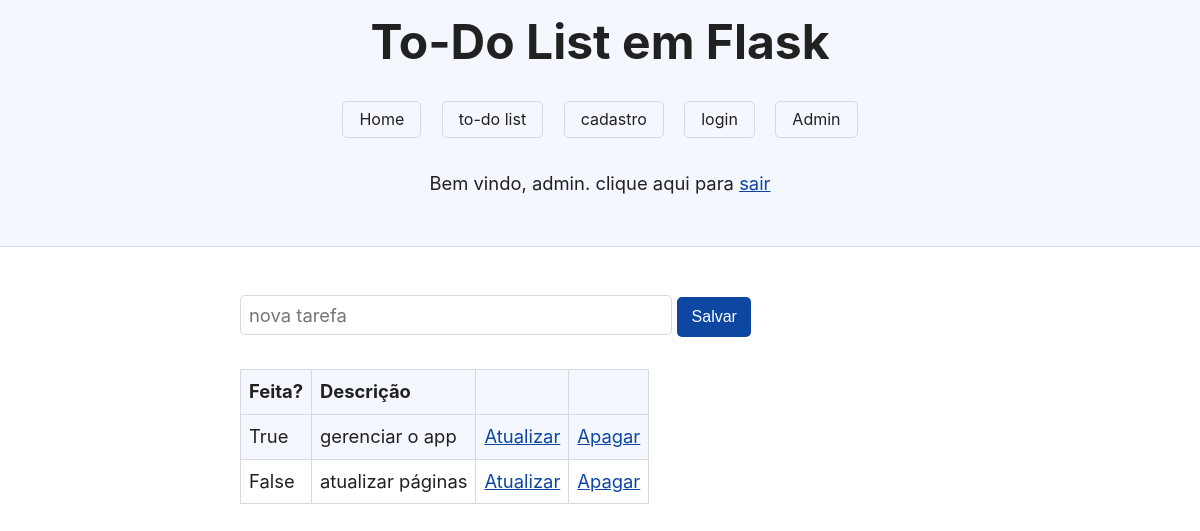
Screenshot of /todo/ (signed in) with the database file from the repository.
### __init__.py (models this page shows, shortened)
class Usuário(db.Model, UserMixin):
    id = db.Column(db.Integer, primary_key = True)
    nome = db.Column(db.String, nullable = False)
    email = db.Column(db.String, nullable = False, unique = True)
    senha = db.Column(db.String, nullable = False)
    admin = db.Column(db.Boolean, default = False)
    tarefas = db.relationship('Tarefa', backref = 'usuário')

class Tarefa(db.Model):
    id = db.Column(db.Integer, primary_key=True)
    descrição = db.Column(db.String, nullable = True)
    completa = db.Column(db.Boolean, default=False)
    id_usuário = db.Column(db.Integer, db.ForeignKey("usuário.id"), nullable = False)

### __init__.py (the view)
@app.route("/todo/")
@login_required
def todo():
    return render_template("todo.html")

### __init__.py (called while the page is built)
@login_manager.user_loader
def load_user(user_id):
    return db.session.get(Usuário, user_id)

### templates/todo.html (shortened to what this page needs)
{% extends 'base.html' %}
{% block conteúdo %}
    <p>
        <form action="/todo/add/" method="post">
            <input type="text" name="descrição" placeholder="nova tarefa" required>
            <button type="submit">Salvar</button>
        </form>
    </p>
    <table>
        <tr>
            <th>Feita?</th>
            <th>Descrição</th>
            <th></th>
            <th></th>
        </tr>
        {% for tarefa in current_user.tarefas %}
            <tr>
                <td>{{ tarefa.completa }}</td>
                <td>{{ tarefa.descrição }}</td>
                <td><a href="/todo/{{ tarefa.id }}/check/">Atualizar</a></td>
                <td><a href="/todo/{{ tarefa.id }}/delete/">Apagar</a></td>
            </tr>
        {% endfor %}
    </table>
{% endblock conteúdo %}

### templates/base.html (shortened to what this page needs)
<!DOCTYPE html>
<html lang="pt-br">
<head>
    <link rel="stylesheet" href="{{url_for('static', filename='simple.css')}}">
</head>
<body>
    <header>
        <h1>To-Do List em Flask</h1>
        <nav>
            <a href="/">Home</a>
            <a href="/todo/">to-do list</a>
            <a href="/cadastro/">cadastro</a>
            <a href="/login/">login</a>
            {% if current_user.is_authenticated and current_user.admin %}
            <a href="/admin/">Admin</a>
            {% endif %}
        </nav>
        {% if current_user.is_authenticated %}
            <p>Bem vindo, {{current_user.nome}}. clique aqui para <a href="/logout/">sair</a></p>
        {% endif %}
    </header>
    <main>
        {% block conteúdo %}
        {% endblock conteúdo %}
    </main>
</body>
</html>

### static/simple.css (style rules this page uses)
:root { --sans-font: -apple-system, BlinkMacSystemFont, "Avenir Next", Avenir, "Nimbus Sans L", Roboto, Noto, "Segoe UI", Arial, Helvetica, "Helvetica Neue", sans-serif; --mono-font: Consolas, Menlo, Monaco, "Andale Mono", "Ubuntu Mono", monospace; --bg: #fff; --accent-bg: #f5f7ff; --text: #212121; --text-light: #585858; --border: #d8dae1; --accent: #0d47a1; --code: #d81b60; --preformatted: #444; --marked: #ffdd33; --disabled: #efefef; }
html { font-family: var(--sans-font); scroll-behavior: smooth; }
body { color: var(--text); background: var(--bg); font-size: 1.15rem; line-height: 1.5; display: grid; grid-template-columns: 1fr min(45rem, 90%) 1fr; margin: 0; }
body>* { grid-column: 2; }
body > header { background: var(--accent-bg); border-bottom: 1px solid var(--border); text-align: center; padding: 0 0.5rem 2rem 0.5rem; grid-column: 1 / -1; box-sizing: border-box; }
body > header h1 { max-width: 1200px; margin: 1rem auto; }
body > header p { max-width: 40rem; margin: 1rem auto; }
main { padding-top: 1.5rem; }
h1 { font-size: 3rem; }
h1, h2, h3 { line-height: 1.1; }
a, a:visited { color: var(--accent); }
button, [role="button"], input[type="submit"], input[type="reset"], input[type="button"] { border: none; border-radius: 5px; background: var(--accent); font-size: 1rem; color: var(--bg); padding: 0.7rem 0.9rem; margin: 0.5rem 0; }
header > nav { font-size: 1rem; line-height: 2; padding: 1rem 0 0 0; }
header > nav a, header > nav a:visited { margin: 0 1rem 1rem 0; border: 1px solid var(--border); border-radius: 5px; color: var(--text); display: inline-block; padding: 0.1rem 1rem; text-decoration: none; }
header > nav a:last-child { margin-right: 0; }
table { border-collapse: collapse; display: block; margin: 1.5rem 0; overflow: auto; width: 100%; }
td, th { border: 1px solid var(--border); text-align: left; padding: 0.5rem; }
th { background: var(--accent-bg); font-weight: bold; }
tr:nth-child(even) { background: var(--accent-bg); }
textarea, select, input { font-size: inherit; font-family: inherit; padding: 0.5rem; margin-bottom: 0.5rem; color: var(--text); background: var(--bg); border: 1px solid var(--border); border-radius: 5px; box-shadow: none; box-sizing: border-box; width: 60%; -moz-appearance: none; -webkit-appearance: none; appearance: none; }

### rows the page displays
Usuário: nome "admin"
Tarefa: completa "True", descrição "gerenciar o app"
Tarefa: completa "False", descrição "atualizar páginas"
